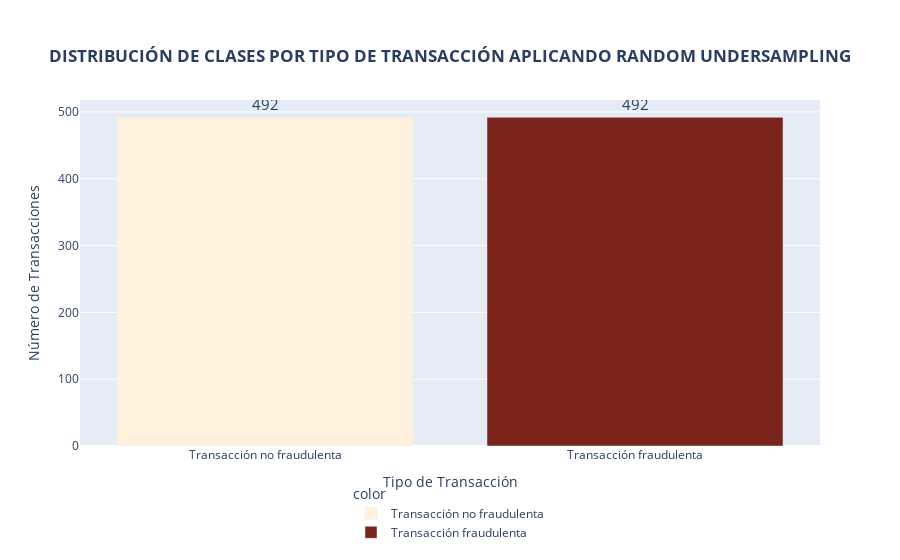

The code cell stored with this chart in its notebook:
### Code cell
# GRÁFICO DE BARRAS: DISTRIBUCIÓN DE CLASES POR TIPO DE TRANSACCIÓN APLICANDO RANDOM UNDERSAMPLING

# Calcula el recuento de las clases de transacción (no fraudulenta y fraudulenta) y los ordena por índice
class_counts = trans_fraud_resampled['Class'].value_counts().sort_index()

# Extrae los valores (recuentos) de las clases
valores = class_counts.values

# Define etiquetas para las clases (0: no fraudulenta, 1: fraudulenta)
# Estas etiquetas se utilizarán en el gráfico para representar cada segmento
etiq = {0: f"Transacción no fraudulenta", 1: f"Transacción fraudulenta"}

# Crea un gráfico de barras con Plotly Express
# 'x' representa las clases, 'y' representa los recuentos, 'labels' da las etiquetas a mostrar en el gráfico
fig = px.bar(
    x=etiq.values(),  # Clases etiquetadas
    y=valores,  # Recuentos de cada clase
    labels={'x': 'Tipo de Transacción', 'y': 'Número de Transacciones'},
    title='<b>DISTRIBUCIÓN DE CLASES POR TIPO DE TRANSACCIÓN APLICANDO RANDOM UNDERSAMPLING</b>',
    color=etiq.values(),  # Usa las etiquetas para asignar colores
    color_discrete_sequence=['#FFF1DB', '#7B241C']  # Colores personalizados
)

# Ajusta el tamaño del texto en el gráfico para mejorar la visibilidad
fig.update_traces(texttemplate='%{y}', textposition='outside', textfont_size=15)

# Ajusta el diseño del gráfico
fig.update_layout(
    title={
        'text': '<b>DISTRIBUCIÓN DE CLASES POR TIPO DE TRANSACCIÓN APLICANDO RANDOM UNDERSAMPLING</b>',
        'x': 0.5,  # Centra el título horizontalmente
        'xanchor': 'center',
        'yanchor': 'top'
    },
    xaxis_title='Tipo de Transacción',
    yaxis_title='Número de Transacciones',
    legend={
        'x': 0.5,  # Posición horizontal de la leyenda (centrada)
        'y': -0.1,  # Posición vertical (debajo del gráfico)
        'xanchor': 'center',
        'yanchor': 'top'
    }
)

# Muestra el gráfico
fig.show()

### Figure 1 — Plotly figure (JSON) as saved in the notebook; plotly's stock layout.template omitted (floating-point values rounded to 4 significant figures)
{"data": [{"alignmentgroup": "True", "hovertemplate": "color=Transacción no fraudulenta<br>Tipo de Transacción=%{x}<br>Número de Transacciones=%{y}<extra></extra>", "legendgroup": "Transacción no fraudulenta", "marker": {"color": "#FFF1DB", "pattern": {"shape": ""}}, "name": "Transacción no fraudulenta", "offsetgroup": "Transacción no fraudulenta", "orientation": "v", "showlegend": true, "textfont": {"size": 15}, "textposition": "outside", "texttemplate": "%{y}", "type": "bar", "x": ["Transacción no fraudulenta"], "xaxis": "x", "y": [492], "yaxis": "y"}, {"alignmentgroup": "True", "hovertemplate": "color=Transacción fraudulenta<br>Tipo de Transacción=%{x}<br>Número de Transacciones=%{y}<extra></extra>", "legendgroup": "Transacción fraudulenta", "marker": {"color": "#7B241C", "pattern": {"shape": ""}}, "name": "Transacción fraudulenta", "offsetgroup": "Transacción fraudulenta", "orientation": "v", "showlegend": true, "textfont": {"size": 15}, "textposition": "outside", "texttemplate": "%{y}", "type": "bar", "x": ["Transacción fraudulenta"], "xaxis": "x", "y": [492], "yaxis": "y"}], "layout": {"barmode": "relative", "legend": {"title": {"text": "color"}, "tracegroupgap": 0, "x": 0.5, "xanchor": "center", "y": -0.1, "yanchor": "top"}, "title": {"text": "<b>DISTRIBUCIÓN DE CLASES POR TIPO DE TRANSACCIÓN APLICANDO RANDOM UNDERSAMPLING</b>", "x": 0.5, "xanchor": "center", "yanchor": "top"}, "xaxis": {"anchor": "y", "domain": [0, 1], "title": {"text": "Tipo de Transacción"}}, "yaxis": {"anchor": "x", "domain": [0, 1], "title": {"text": "Número de Transacciones"}}}}
